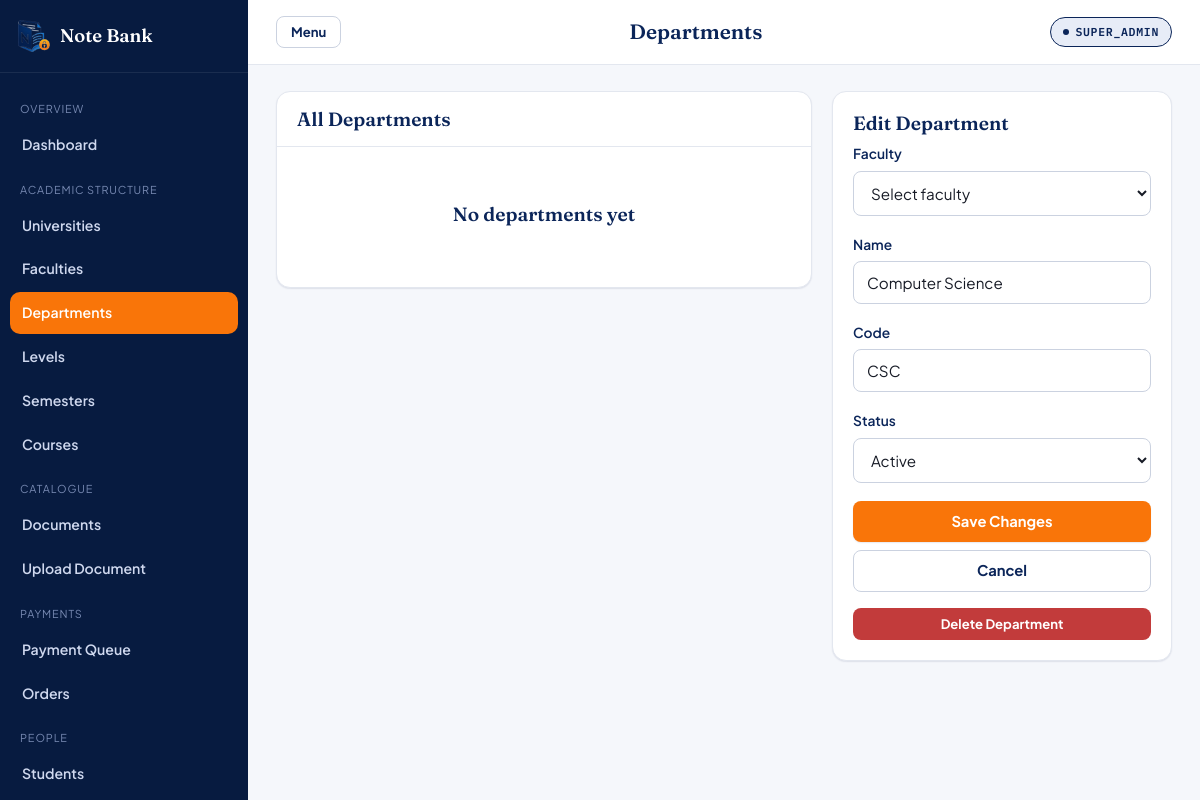
The app's page /admin/departments.php?edit=1 (signed in) with its own data.
### tables this page shows
CREATE TABLE IF NOT EXISTS departments (
    id          INT UNSIGNED AUTO_INCREMENT PRIMARY KEY,
    faculty_id  INT UNSIGNED    NOT NULL,
    name        VARCHAR(190)    NOT NULL,
    code        VARCHAR(20)     NOT NULL,
    status      ENUM('active','inactive') NOT NULL DEFAULT 'active',
    created_at  DATETIME        NOT NULL DEFAULT CURRENT_TIMESTAMP,
    UNIQUE KEY uq_departments_faculty_code (faculty_id, code),
    KEY idx_departments_faculty (faculty_id),
    CONSTRAINT fk_departments_faculty FOREIGN KEY (faculty_id) REFERENCES faculties(id) ON DELETE RESTRICT ON UPDATE CASCADE
);

### includes/functions.php (called while the page is built, shortened)
<?php
function e(?string $value): string
{
    return htmlspecialchars($value ?? '', ENT_QUOTES, 'UTF-8');
}

### admin/departments.php (the view, shortened to what this page needs)
<?php
require_once __DIR__ . '/../includes/functions.php';
$db = get_db();
$editing = null;
if (isset($_GET['edit'])) {
    $stmt = $db->prepare('SELECT * FROM departments WHERE id = ?');
    $stmt->execute([(int) $_GET['edit']]);
    $editing = $stmt->fetch() ?: null;
}
$faculties = $db->query(
    "SELECT f.id, f.name, u.name AS university_name FROM faculties f JOIN universities u ON u.id = f.university_id ORDER BY u.name, f.name"
)->fetchAll();
$departments = $db->query(
    "SELECT d.*, f.name AS faculty_name, u.name AS university_name,
            (SELECT COUNT(*) FROM levels l WHERE l.department_id = d.id) AS level_count,
            (SELECT COUNT(*) FROM courses c WHERE c.department_id = d.id) AS course_count
     FROM departments d
     JOIN faculties f ON f.id = d.faculty_id
     JOIN universities u ON u.id = f.university_id
     ORDER BY u.name, f.name, d.name"
)->fetchAll();
require __DIR__ . '/../includes/partials/admin_header.php';
?>
<div style="display:grid; grid-template-columns: 1fr 340px; gap:20px; align-items:start;">
  <div class="nb-card" style="padding:0;">
    <div style="padding:16px 20px; border-bottom:1px solid var(--nb-line);"><h3 style="margin:0;">All Departments</h3></div>
    <?php if (!$departments): ?>
      <div class="nb-empty"><h3>No departments yet</h3></div>
    <?php endif; ?>
  </div>
  <div class="nb-card" style="padding:20px;">
    <h3><?= $editing ? 'Edit Department' : 'Add Department' ?></h3>
    <?php if (!$faculties): ?>
      <p class="nb-hint">Create a faculty before adding departments.</p>
    <?php else: ?>
    <form method="post">
      <div class="nb-field">
        <label class="nb-label" for="faculty_id">Faculty</label>
        <select class="nb-select" id="faculty_id" name="faculty_id" required>
          <option value="">Select faculty</option>
        </select>
      </div>
      <div class="nb-field">
        <label class="nb-label" for="name">Name</label>
        <input class="nb-input" id="name" name="name" required value="<?= e($editing['name'] ?? '') ?>">
      </div>
      <div class="nb-field">
        <label class="nb-label" for="code">Code</label>
        <input class="nb-input" id="code" name="code" required maxlength="20" value="<?= e($editing['code'] ?? '') ?>">
      </div>
      <div class="nb-field">
        <label class="nb-label" for="status">Status</label>
        <select class="nb-select" id="status" name="status">
          <option value="active" <?= ($editing['status'] ?? 'active') === 'active' ? 'selected' : '' ?>>Active</option>
        </select>
      </div>
      <button type="submit" class="nb-btn nb-btn--primary nb-btn--block"><?= $editing ? 'Save Changes' : 'Add Department' ?></button>
      <?php if ($editing): ?>
        <a href="departments.php" class="nb-btn nb-btn--ghost nb-btn--block" style="margin-top:8px;">Cancel</a>
      <?php endif; ?>
    </form>
    <?php endif; ?>
    <?php if ($editing): ?>
    <form method="post" data-confirm="Delete this department?" style="margin-top:16px;">
      <button type="submit" class="nb-btn nb-btn--danger nb-btn--block nb-btn--sm">Delete Department</button>
    </form>
    <?php endif; ?>
  </div>
</div>
<?php require __DIR__ . '/../includes/partials/admin_footer.php'; ?>

### assets/css/base.css (style rules this page uses)
:root { --nb-navy-900: #071B40; --nb-navy-800: #0B2559; --nb-navy-700: #14336F; --nb-navy-100: #E7ECF7; --nb-orange-600: #E4670A; --nb-orange-500: #F97509; --nb-orange-100: #FFE9D6; --nb-paper: #F5F7FB; --nb-surface: #FFFFFF; --nb-ink: #171B26; --nb-muted: #5B6472; --nb-faint: #8A93A3; --nb-line: #E3E7EF; --nb-line-strong: #CBD2E0; --nb-success: #1B8A5A; --nb-success-bg: #E4F5EC; --nb-warning: #B36B00; --nb-warning-bg: #FFF1DC; --nb-danger: #C23B3B; --nb-danger-bg: #FBE9E9; --nb-info: #2461C0; --nb-info-bg: #E8F0FD; --nb-font-display: 'Fraunces', 'Iowan Old Style', 'Georgia', serif; --nb-font-body: 'Plus Jakarta Sans', -apple-system, BlinkMacSystemFont, 'Segoe UI', sans-serif; --nb-font-mono: 'IBM Plex Mono', 'SFMono-Regular', Menlo, monospace; --nb-radius-sm: 8px; --nb-radius-md: 14px; --nb-radius-lg: 22px; --nb-shadow-sm: 0 1px 2px rgba(11, 37, 89, 0.06), 0 1px 1px rgba(11, 37, 89, 0.04); --nb-shadow-md: 0 8px 24px rgba(11, 37, 89, 0.10); --nb-shadow-lg: 0 20px 48px rgba(11, 37, 89, 0.16); --nb-ease: cubic-bezier(0.2, 0.8, 0.2, 1); }
*, *::before, *::after { box-sizing: border-box; }
html { -webkit-text-size-adjust: 100%; }
body { margin: 0; background: var(--nb-paper); color: var(--nb-ink); font-family: var(--nb-font-body); font-size: 15px; line-height: 1.55; -webkit-font-smoothing: antialiased; }
h1, h2, h3 { font-family: var(--nb-font-display); font-weight: 600; line-height: 1.15; margin: 0 0 0.5em; color: var(--nb-navy-800); }
h3 { font-size: 1.2rem; }
a { color: var(--nb-navy-700); text-decoration: none; }
.nb-btn { display: inline-flex; align-items: center; justify-content: center; gap: 8px; font-family: var(--nb-font-body); font-weight: 700; font-size: 0.92rem; border-radius: var(--nb-radius-sm); padding: 11px 20px; border: 1px solid transparent; cursor: pointer; transition: transform 0.12s var(--nb-ease), box-shadow 0.12s var(--nb-ease), background-color 0.12s var(--nb-ease); line-height: 1.2; }
.nb-btn--primary { background: var(--nb-orange-500); color: #fff; box-shadow: var(--nb-shadow-sm); }
.nb-btn--ghost { background: transparent; color: var(--nb-navy-800); border-color: var(--nb-line-strong); }
.nb-btn--danger { background: var(--nb-danger); color: #fff; }
.nb-btn--sm { padding: 7px 14px; font-size: 0.82rem; }
.nb-btn--block { width: 100%; }
.nb-field { margin-bottom: 18px; }
.nb-label { display: block; font-weight: 600; font-size: 0.86rem; margin-bottom: 6px; color: var(--nb-navy-800); }
.nb-input, .nb-select, .nb-textarea { width: 100%; font-family: var(--nb-font-body); font-size: 0.95rem; padding: 11px 13px; border: 1.5px solid var(--nb-line-strong); border-radius: var(--nb-radius-sm); background: #fff; color: var(--nb-ink); transition: border-color 0.12s var(--nb-ease), box-shadow 0.12s var(--nb-ease); }
.nb-card { background: var(--nb-surface); border: 1px solid var(--nb-line); border-radius: var(--nb-radius-md); box-shadow: var(--nb-shadow-sm); }
.nb-empty { text-align: center; padding: 56px 20px; color: var(--nb-muted); }
.nb-empty h3 { color: var(--nb-navy-800); margin-bottom: 6px; }

### records on screen
departments: name "Computer Science", code "CSC", status "Active"

### other values on screen
$__group "OVERVIEW"
$__label "Dashboard"
$__group "ACADEMIC STRUCTURE"
$__label "Universities"
$__label "Faculties"
$__label "Departments"
$__label "Levels"
$__label "Semesters"
$__label "Courses"
$__group "CATALOGUE"
$__label "Documents"
$__label "Upload Document"
$__group "PAYMENTS"
$__label "Payment Queue"
$__label "Orders"
